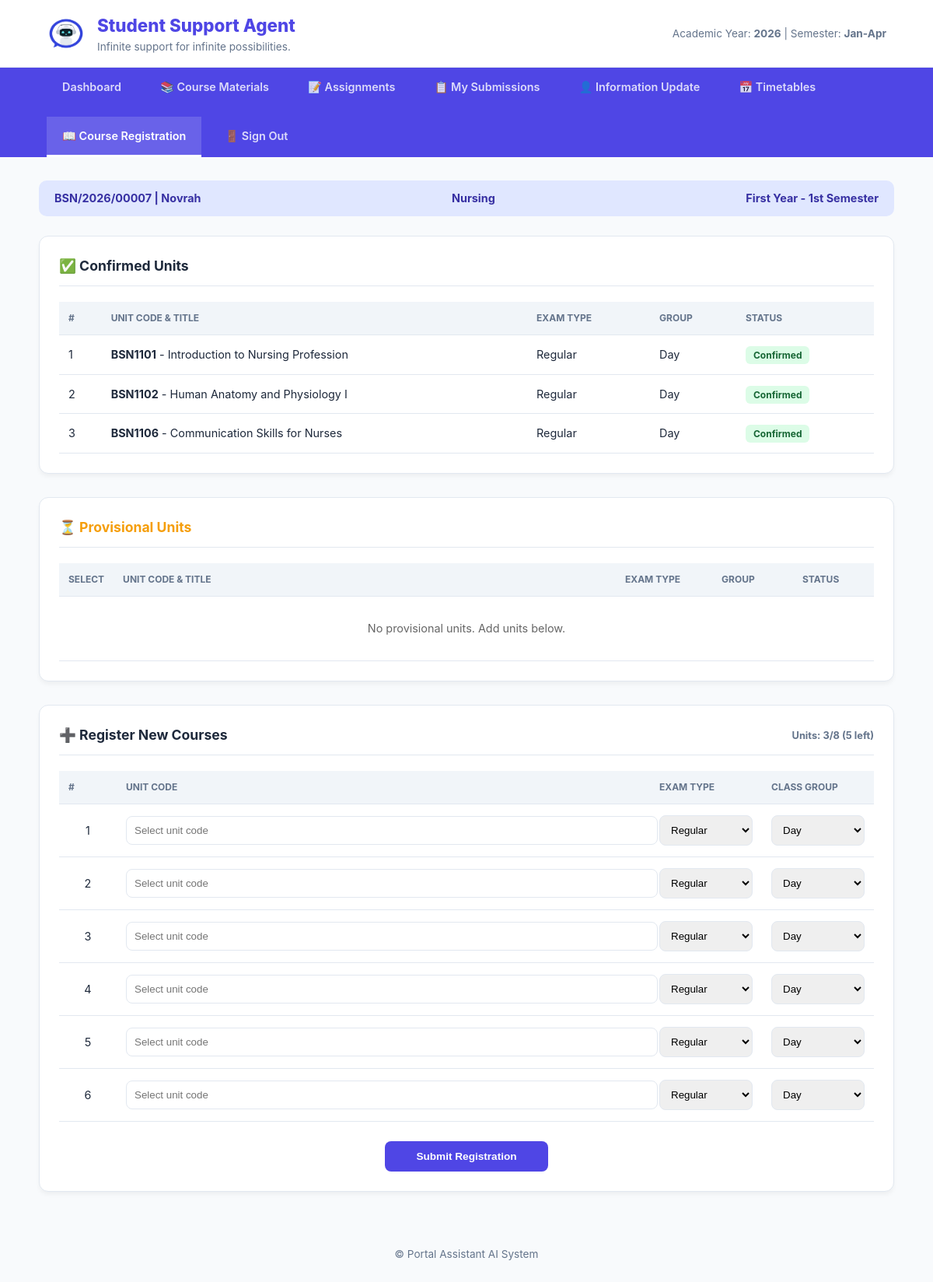
Screenshot of /Student/registration.php (signed in) with the database file from the repository.
### tables this page shows
CREATE TABLE `users` (
  `id` int(11) NOT NULL,
  `full_name` varchar(100) NOT NULL,
  `reg_number` varchar(50) NOT NULL,
  `email` varchar(100) NOT NULL,
  `password` varchar(255) NOT NULL,
  `password_changed` tinyint(1) NOT NULL DEFAULT 0,
  `role` enum('student','admin','lecturer') NOT NULL DEFAULT 'student',
  `department` varchar(100) NOT NULL,
  `phone` varchar(20) DEFAULT NULL,
  `created_at` timestamp NOT NULL DEFAULT current_timestamp(),
  `survey_done` tinyint(1) DEFAULT 0
);

CREATE TABLE `registered_courses` (
  `id` int(11) NOT NULL,
  `student_reg_no` varchar(30) NOT NULL,
  `unit_code` varchar(20) NOT NULL,
  `department` varchar(100) DEFAULT NULL,
  `exam_type` varchar(30) NOT NULL,
  `class_group` varchar(20) NOT NULL,
  `semester` varchar(20) NOT NULL,
  `academic_year` varchar(10) NOT NULL,
  `status` enum('Provisional','Confirmed') DEFAULT 'Provisional',
  `registered_at` timestamp NOT NULL DEFAULT current_timestamp()
);

CREATE TABLE `timetable` (
  `id` int(11) NOT NULL,
  `unit_code` varchar(20) DEFAULT NULL,
  `course_title` varchar(100) DEFAULT NULL,
  `department` varchar(50) DEFAULT NULL,
  `time_from` varchar(10) DEFAULT NULL,
  `time_to` varchar(10) DEFAULT NULL,
  `day_of_week` enum('Monday','Tuesday','Wednesday','Thursday','Friday','Saturday','Sunday') DEFAULT NULL,
  `venue` varchar(50) DEFAULT NULL,
  `unit_group` varchar(20) DEFAULT NULL,
  `lecturer` varchar(50) DEFAULT NULL,
  `exam_date` date DEFAULT NULL,
  `semester` enum('1','2','3') NOT NULL,
  `year_level` enum('First Year','Second Year','Third Year','Fourth Year') NOT NULL,
  `academic_year` year(4) NOT NULL,
  `created_at` timestamp NOT NULL DEFAULT current_timestamp()
);

### Student/registration.php (the view, shortened to what this page needs)
<?php
$conn = mysqli_connect("localhost", "root", "", "Portal-Asisstant-AI");
$student_reg_no = $_SESSION['reg_number'] ?? '';
$reg_number = $student_reg_no;
$user_id = $_SESSION['user_id'];
$user_query = mysqli_query($conn, "SELECT full_name, department, survey_done FROM users WHERE id = '$user_id'");
$user_data = mysqli_fetch_assoc($user_query);
$student_name = $user_data['full_name'] ?? 'Unknown Student';
$student_dept = $user_data['department'] ?? 'General';
$current_semester_num = $_SESSION['current_semester'] ?? 1;
$current_semester_name = ($current_semester_num == 1) ? '1st Semester' : '2nd Semester';
$student_year_level = $_SESSION['student_year'] ?? 'First Year';
$confirmed = mysqli_query($conn, "SELECT rc.*, t.course_title FROM registered_courses rc JOIN timetable t ON rc.unit_code = t.unit_code WHERE rc.student_reg_no = '$student_reg_no' AND (rc.status = 'Confirmed' OR rc.status = 'Approved')");
$ui_count_res = mysqli_query($conn, "SELECT COUNT(*) as total FROM registered_courses WHERE student_reg_no = '$student_reg_no'");
$ui_row = mysqli_fetch_assoc($ui_count_res);
$slots_used = $ui_row['total'];
$remaining = 8 - $slots_used;
?>
<!DOCTYPE html>
<html lang="en">
<head>
</head>
<body>
<header>
    <div class="branding">
        <img src="../Images/logo.jpg" class="logoimg" alt="Logo">
        <div>
            <h1>Student Support Agent</h1>
            <small>Infinite support for infinite possibilities.</small>
        </div>
    </div>
    <div style="font-size: 0.85rem; color: var(--text-light);">
        Academic Year: <strong>2026</strong> | Semester: <strong>Jan-Apr</strong>
    </div>
</header>
<nav>
    <a href="home.php?page=dashboard">Dashboard</a>
    <a href="home.php?page=materials">📚 Course Materials</a>
    <a href="home.php?page=assignments">📝 Assignments</a>
    <a href="home.php?page=my_submissions">📋 My Submissions</a>
    <a href="personal_information.php">👤 Information Update</a>
    <a href="teaching_timetable.php">📅 Timetables</a>
    <a href="registration.php" class="active">📖 Course Registration</a>
    <a href="../logout.php">🚪 Sign Out</a>
</nav>
<div class="container">
   <div class="student-strip">
    <span><?php echo htmlspecialchars($reg_number); ?> | <?php echo htmlspecialchars($student_name); ?></span>
    <span><?php echo htmlspecialchars($student_dept); ?></span>
    <span><?php echo $student_year_level; ?> - <?php echo $current_semester_name; ?></span>
</div>
    <div class="card">
        <div class="card-title">✅ Confirmed Units</div>
        <div style="overflow-x: auto;">
            <table>
                <thead>
                    <tr>
                        <th>#</th>
                        <th>Unit Code & Title</th>
                        <th>Exam Type</th>
                        <th>Group</th>
                        <th>Status</th>
                    </tr>
                </thead>
                <tbody>
                    <?php $i=1; while($row = mysqli_fetch_assoc($confirmed)): ?>
                        <tr>
                            <td><?php echo $i++; ?></td>
                            <td><strong><?php echo htmlspecialchars($row['unit_code']); ?></strong> - <?php echo htmlspecialchars($row['course_title']); ?></td>
                            <td><?php echo htmlspecialchars($row['exam_type']); ?></td>
                            <td><?php echo htmlspecialchars($row['class_group']); ?></td>
                            <td><span class="badge bg-success">Confirmed</span></td>
                        </tr>
                    <?php endwhile; ?>
                </tbody>
            </table>
        </div>
    </div>
    <form method="POST">
    <div class="card">
        <div class="card-title" style="color: var(--warning);">⏳ Provisional Units</div>
        <div style="overflow-x: auto;">
            <table>
                <thead>
                    <tr>
                        <th width="40">Select</th>
                        <th>Unit Code & Title</th>
                        <th width="100">Exam Type</th>
                        <th width="80">Group</th>
                        <th width="80">Status</th>
                    </tr>
                </thead>
                <tbody>
                    <?php
                    $has_provisional = false;
                    ?>
                    <?php if(!$has_provisional): ?>
                        <tr>
                            <td colspan="5" style="text-align:center; color:#666; padding: 30px;">No provisional units. Add units below.</td>
                        </tr>
                    <?php endif; ?>
                </tbody>
            </table>
        </div>
    </div>
    </form>
    <div class="card">
        <div class="card-title">
            ➕ Register New Courses
            <span style="margin-left: auto; font-size: 0.8rem; color: <?php echo ($remaining <= 0) ? '#ef4444' : 'var(--text-light)'; ?>;">
                Units: <?php echo $slots_used; ?>/8 (<?php echo $remaining; ?> left)
            </span>
        </div>
        <?php
        $available_units_query = "SELECT DISTINCT t.unit_code, t.course_title
                                  FROM timetable t
                                  INNER JOIN academic_workload aw ON t.unit_code = aw.unit_code
                                  WHERE aw.department = '$student_dept'
                                  AND t.year_level = '$student_year_level'
                                  AND t.semester = '$current_semester_num'
                                  ORDER BY t.unit_code";
        $available_units_result = mysqli_query($conn, $available_units_query);
        $available_units_list = [];
        while ($au = mysqli_fetch_assoc($available_units_result)) {
            $available_units_list[] = $au;
        }
        ?>
        <?php if(empty($available_units_list)): ?>
            <div class="card" style="background: #fef3c7; border-left: 5px solid #f59e0b; color: #92400e; padding: 15px; margin-bottom: 20px;">
                ⚠️ <strong>No units available for registration!</strong><br>
                There are no units scheduled for <?php echo $student_year_level; ?> - <?php echo $current_semester_name; ?> in your department (<?php echo $student_dept; ?>).<br>
                Please contact the academic office.
            </div>
        <?php else: ?>
            <form method="POST">
                <div style="overflow-x: auto;">
                    <table>
                        <thead>
                            <tr>
                                <th width="50">#</th>
                                <th>Unit Code</th>
                                <th width="120">Exam Type</th>
                                <th width="120">Class Group</th>
                            </tr>
                        </thead>
                        <tbody>
                            <?php for($k=1; $k<=6; $k++): ?>
                                <tr>
                                    <td align="center"><?php echo $k; ?></td>
                                    <td>
                                        <input type="text" name="courseCode<?php echo $k; ?>"
                                               placeholder="Select unit code"
                                               list="unit-codes"
                                               autocomplete="off"
                                               <?php if($remaining <= 0) echo 'disabled'; ?>>
                                    </td>
                                    <td>
                                        <select name="examType<?php echo $k; ?>" <?php if($remaining <= 0) echo 'disabled'; ?>>
                                            <option value="Regular">Regular</option>
                                        </select>
                                    </td>
                                    <td>
                                        <select name="classCode<?php echo $k; ?>" <?php if($remaining <= 0) echo 'disabled'; ?>>
                                            <option value="Day">Day</option>
                                        </select>
                                    </td>
                                </tr>
                            <?php endfor; ?>
                        </tbody>
                    </table>
                </div>
                <div style="text-align: center; margin-top: 25px;">
                    <button type="submit" class="btn btn-primary" style="padding: 12px 40px;" <?php if($remaining <= 0 || empty($available_units_list)) echo 'disabled style="background:#94a3b8; cursor:not-allowed;"'; ?>>
                        <?php
                        if($remaining <= 0) echo 'Limit Reached (8/8)';
                        elseif(empty($available_units_list)) echo 'No Units Available';
                        else echo 'Submit Registration';
                        ?>
                    </button>
                </div>
            </form>
        <?php endif; ?>
    </div>
</div>
<footer>
    &copy;  Portal Assistant AI System
</footer>
</body>
</html>

### Student/registration.php (style rules this page uses)
:root { --primary: #4f46e5; --primary-dark: #3730a3; --bg: #f8fafc; --white: #ffffff; --text-main: #1e293b; --text-light: #64748b; --border: #e2e8f0; --success: #10b981; --warning: #f59e0b; }
body { font-family: 'Inter', sans-serif; background: var(--bg); color: var(--text-main); margin: 0; line-height: 1.5; }
header { background: white; border-bottom: 1px solid var(--border); padding: 1rem 5%; display: flex; align-items: center; justify-content: space-between; }
.branding { display: flex; align-items: center; gap: 15px; }
.logoimg { height: 50px; border-radius: 8px; }
.branding h1 { margin: 0; font-size: 1.4rem; color: var(--primary); font-weight: 800; }
.branding small { color: var(--text-light); display: block; font-size: 0.85rem; }
nav { background: var(--primary); padding: 0 5%; display: flex; gap: 10px; flex-wrap: wrap; }
nav a { color: rgba(255,255,255,0.8); text-decoration: none; padding: 14px 20px; font-size: 0.9rem; font-weight: 600; transition: 0.3s; border-bottom: 3px solid transparent; }
nav a.active { color: white; border-bottom: 3px solid white; background: rgba(255,255,255,0.15); }
.container { max-width: 1100px; margin: 30px auto; padding: 0 20px; }
.student-strip { background: #e0e7ff; padding: 12px 20px; border-radius: 10px; margin-bottom: 25px; display: flex; justify-content: space-between; align-items: center; color: var(--primary-dark); font-weight: 700; font-size: 0.9rem; flex-wrap: wrap; gap: 10px; }
.card { background: white; border-radius: 12px; box-shadow: 0 4px 6px -1px rgba(0,0,0,0.05); padding: 25px; margin-bottom: 30px; border: 1px solid var(--border); }
.card-title { font-size: 1.1rem; font-weight: 700; margin-bottom: 20px; color: var(--text-main); display: flex; align-items: center; gap: 10px; border-bottom: 1px solid var(--border); padding-bottom: 12px; }
table { width: 100%; border-collapse: collapse; }
th { text-align: left; background: #f1f5f9; padding: 12px; font-size: 0.75rem; text-transform: uppercase; color: var(--text-light); border-bottom: 1px solid var(--border); }
td { padding: 14px 12px; border-bottom: 1px solid var(--border); font-size: 0.9rem; }
.btn { padding: 10px 22px; border-radius: 8px; border: none; cursor: pointer; font-weight: 600; font-size: 0.85rem; transition: 0.2s; display: inline-flex; align-items: center; }
.btn-primary { background: var(--primary); color: white; }
input[type="text"], select { width: 100%; padding: 10px; border: 1px solid var(--border); border-radius: 8px; }
.badge { padding: 4px 10px; border-radius: 6px; font-size: 0.75rem; font-weight: 700; }
.bg-success { background: #dcfce7; color: #166534; }
footer { text-align: center; padding: 40px; color: var(--text-light); font-size: 0.85rem; }

### rows the page displays
users: full_name "Novrah", department "Nursing"
registered_courses: unit_code "BSN1101", timetable.course_title "Introduction to Nursing Profession", exam_type "Regular", class_group "Day"
registered_courses: unit_code "BSN1102", timetable.course_title "Human Anatomy and Physiology I", exam_type "Regular", class_group "Day"
registered_courses: unit_code "BSN1106", timetable.course_title "Communication Skills for Nurses", exam_type "Regular", class_group "Day"

### other values shown
$reg_number "BSN/2026/00007"
$student_year_level "First Year"
$current_semester_name "1st Semester"
$slots_used "3"
$remaining "5"
